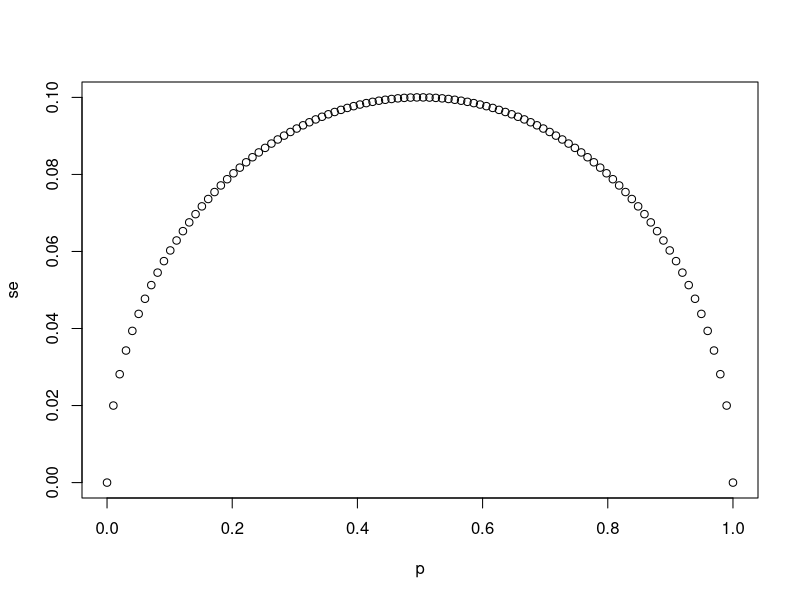
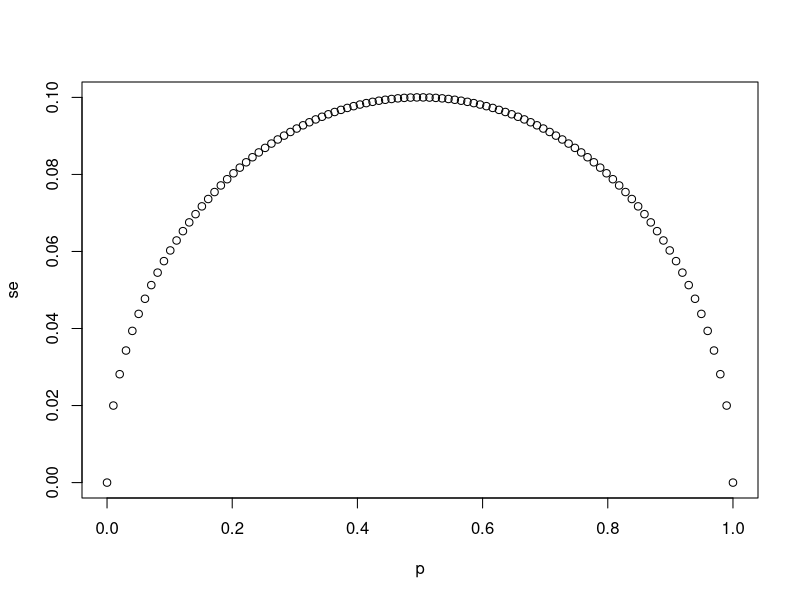
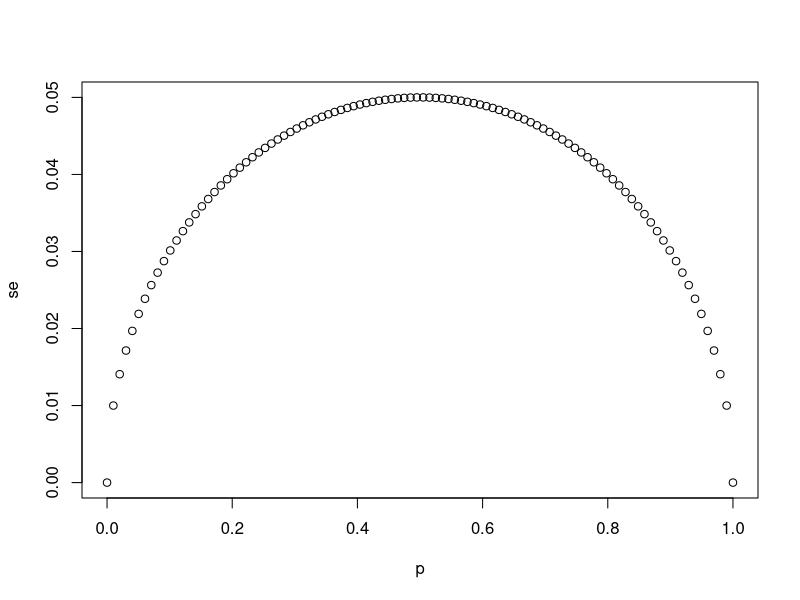
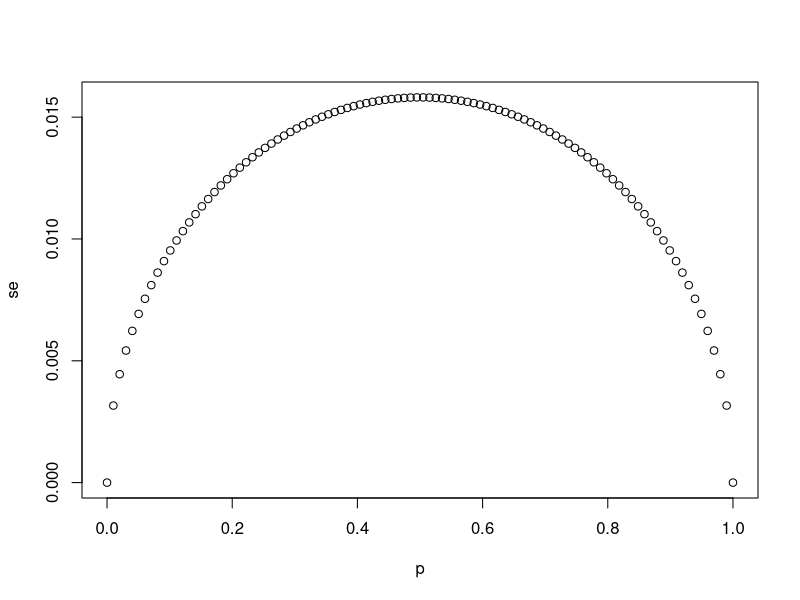

Here is the R script that generated these plots, in order:
# `N` represents the number of people polled
N <- 25

# Create a variable `p` that contains 100 proportions ranging from 0 to 1 using the `seq` function
p <- seq(0, 1, length = 100)

# Create a variable `se` that contains the standard error of each sample average
se <- sqrt(p*(1-p)/N)

# Plot `p` on the x-axis and `se` on the y-axis
plot(p, se)

# The vector `p` contains 100 proportions of Democrats ranging from 0 to 1 using the `seq` function
p <- seq(0, 1, length = 100)

# The vector `sample_sizes` contains the three sample sizes
sample_sizes <- c(25, 100, 1000)

# Write a for-loop that calculates the standard error `se` for every value of `p` for each of the three samples sizes `N` in the vector `sample_sizes`. Plot the three graphs, using the `ylim` argument to standardize the y-axis across all three plots.
for(N in sample_sizes){
  se <- sqrt(p*(1-p)/N)
  plot(p, se)
}

